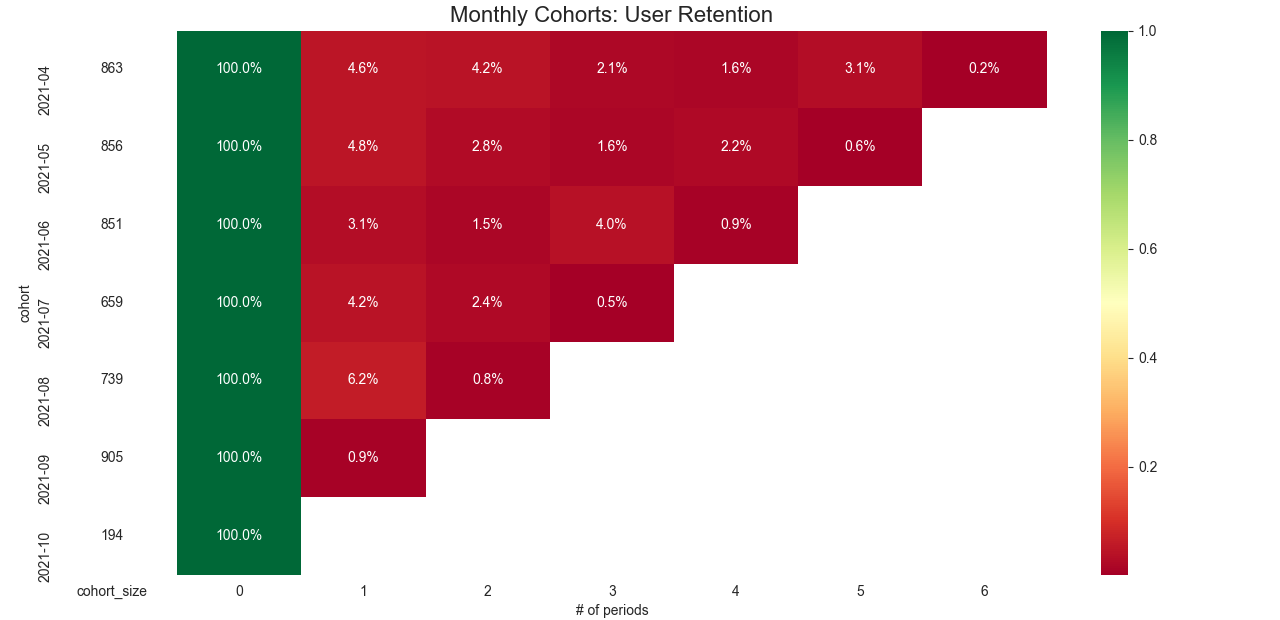

Here is the Python script that generated this plot:
import pandas as pd
import numpy as np
import matplotlib.pyplot as plt
import warnings
import seaborn as sns
from operator import attrgetter
import matplotlib.colors as mcolors

df = pd.read_csv('order_completed_03_11_2.csv',
                   dtype={'user_id': str,
                          'order_id': str},
                   parse_dates=['received_at'], 
                   infer_datetime_format=True)

#df = df.loc[df['received_at'] >= '2021-01-01 00:00:00' ]

#print(df)
#df.head()
n_orders = df.groupby(['user_id'])['order_id'].nunique()
mult_orders_perc = np.sum(n_orders > 1) / df['user_id'].nunique()
print(f'{100 * mult_orders_perc:.2f}% of customers ordered more than once.')

#Generate Plot/Chart
#ax = sns.distplot(n_orders, kde=False, hist=True)
#ax = sns.histplot(n_orders, color="red", label="100% Equities", kde=True, stat="density", linewidth=0)
""" ax.set(title='Distribution of number of orders per customer',
       xlabel='# of orders', 
       ylabel='# of customers') """
#plt.title("Histogram for Total Bill")
#plt.show()

#Cohort Analysis
df = df[['user_id', 'order_id', 'received_at']].drop_duplicates()

df['order_month'] = df['received_at'].dt.to_period('M')
df['cohort'] = df.groupby('user_id')['received_at'] \
                 .transform('min') \
                 .dt.to_period('M') 

df_cohort = df.groupby(['cohort', 'order_month']) \
              .agg(n_customers=('user_id', 'nunique')) \
              .reset_index(drop=False)
df_cohort['period_number'] = (df_cohort.order_month - df_cohort.cohort).apply(attrgetter('n'))

cohort_pivot = df_cohort.pivot_table(index = 'cohort',
                                     columns = 'period_number',
                                     values = 'n_customers')

cohort_size = cohort_pivot.iloc[:,0]

retention_matrix = cohort_pivot.divide(cohort_size, axis = 0)
#print(retention_matrix)
with sns.axes_style("white"):
    fig, ax = plt.subplots(1, 2, figsize=(12, 8), sharey=True, gridspec_kw={'width_ratios': [1, 11]})
    
    # retention matrix
    sns.heatmap(retention_matrix, 
                mask=retention_matrix.isnull(), 
                annot=True, 
                fmt='.01%', 
                cmap='RdYlGn', 
                ax=ax[1])
    ax[1].set_title('Monthly Cohorts: User Retention', fontsize=16)
    ax[1].set(xlabel='# of periods',
              ylabel='')

    # cohort size
    cohort_size_df = pd.DataFrame(cohort_size).rename(columns={0: 'cohort_size'})
    white_cmap = mcolors.ListedColormap(['white'])
    sns.heatmap(cohort_size_df, 
                annot=True, 
                cbar=False, 
                fmt='g', 
                cmap=white_cmap, 
                ax=ax[0])

    fig.tight_layout()

    plt.show()
